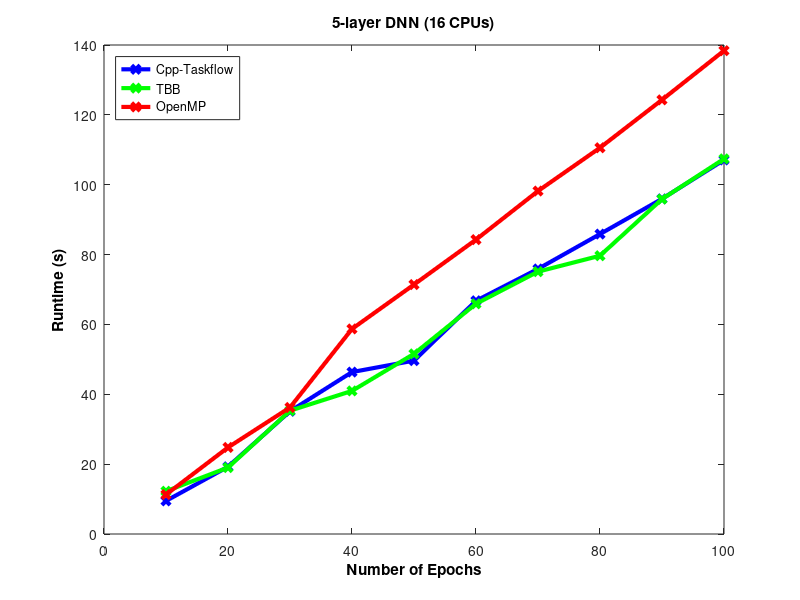

The MATLAB script that drew this image:
%upload data
minist_tf = load("minist5_tf.txt");
minist_tbb = load("minist5_tbb.txt");
minist_omp = load("minist5_omp.txt");

%plotting
plot(minist_tf(:,1), minist_tf(:,2), 'linewidth',3,'-xb',
    minist_tbb(:,1), minist_tbb(:,2), 'linewidth',3,'-xg',
    minist_omp(:,1), minist_omp(:,2), 'linewidth',3,'-xr');

xlabel('Number of Epochs','Color','black','FontWeight','bold');
ylabel('Runtime (s)','Color','black','FontWeight','bold');

title('5-layer DNN (16 CPUs)','Color','black','FontWeight','bold');
%'north', 'south', 'east', 'west', 'northeast', 'southeast', 'northwest', 'southwest'
legend('Cpp-Taskflow','TBB','OpenMP','Location','northwest');